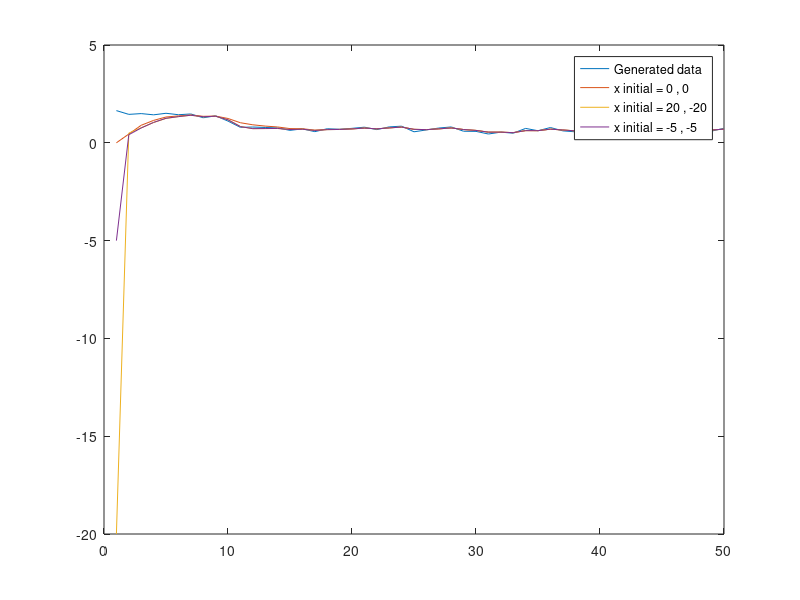

This chart was generated by the following MATLAB code:
%-- .- -.. . / -... -.-- / -.-- --- --. . ... ....
%Date:19_11_2023
clc;clear all;close all;
N=50;    %number of time steps;
C=[0 1];
Q=[0.04 0;
    0 0.04];
R=0.09;
P0=1.5;
V0=0;
%initialise covariance matrix
p=[0 0;
    0 0];
y=[];
x=[V0,P0]';
w1=Q(1,1)*randn(N,1);
w2=Q(2,2)*randn(N,1);
v=R*randn(N, 1);
%input generation
x1=x(1);
x2=x(2);
%x1_vec=[x1];
%x2_vec=[x2];
for i=1:N
    x1new=(x1*x2)/(1+x1*x1)+w1(i);
    x2new=x2/(1+x1*x1)+w2(i);
    x1=x1new;
    x2=x2new;
%    x1_vec=[x1_vec;x1];
%    x2_vec=[x2_vec;x2];
    y=[y, x2+v(i)];
end
%y(k) to be arranged for each step
t=1:N;
plot(t, y, 'DisplayName',"Generated data");
hold on
clear x1 x2 x1new x2new w1 w2 v;
xt_initial={[0,0]', [20,-20]', [-5,-5]'};
    for f=1:length(xt_initial)
        xt=xt_initial{f};
        %Estimation_begin
        for k=2:N
            xt_ap=[(xt(1,k-1)*xt(2,k-1))/(1+xt(1,k-1)*xt(1,k-1)) xt(2,k-1)/(1+xt(1,k-1)*xt(1,k-1))]'; %state estimate propagation
            A=[((1+3*xt_ap(1)*xt_ap(1))*xt_ap(2))/((1+xt_ap(1)*xt_ap(1))^2) xt_ap(1)/(1+xt_ap(1)*xt_ap(1));
                -2*xt_ap(1)*xt_ap(2)/((1+xt_ap(1)*xt_ap(1))^2)           1/(1+xt_ap(1)*xt_ap(1))];
            %error c0variance propagation
            p_bar=A*p*A'+Q;
        
            %find kalman gain
            K=p_bar*C'*inv(C*p_bar*C'+R);
        
            %update state estimate
            xt(:,k)=xt_ap+K*[y(k)-C*xt_ap];
        
            %update covariance matrix
            p=(eye(2,2)-K*C)*p_bar; 
            p_chol=chol(p);
            p=p_chol*p_chol';
        end
        t=1:N;
        %print_xt=num2str(xt_initial{f})
        plot(t,xt(2,:), 'DisplayName', ['x initial = ', num2str(xt(1,1)),' , ' num2str(xt(2,1))])
        legend; %("Generated data","Predicted data")
        % Clearing all variables except f and xt_initial at the end
        vars = who;
        clearvars('-except', 'f', 'xt_initial', vars{:});
    end